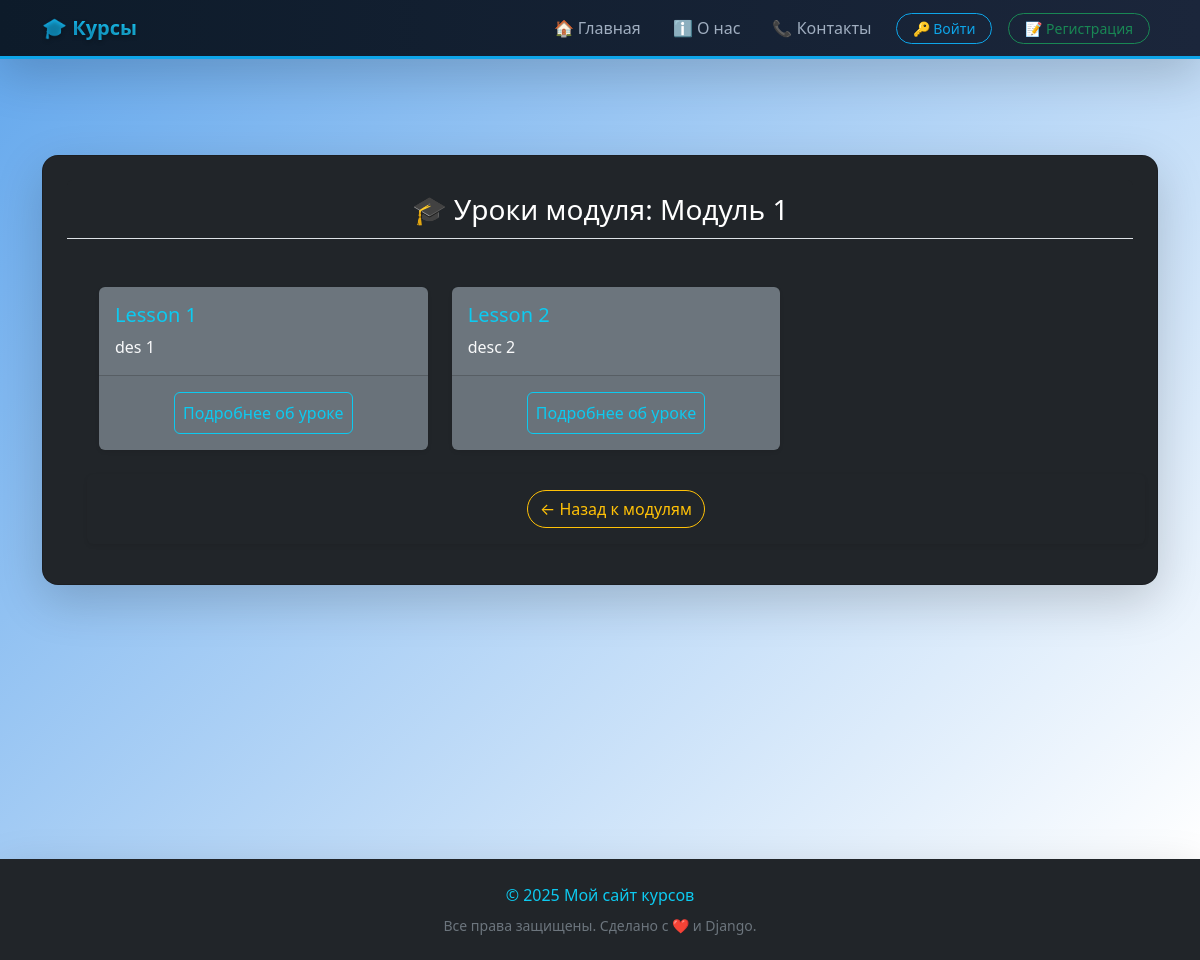
/course/1/module/1/, run on the app's committed database.
### courses/models.py (models this page shows, shortened)
class Module(models.Model):
    title = models.CharField(
        MODULE_TITLE_VERBOSE_NAME,
        max_length=MODULE_TITLE_MAX_LENGTH,
        help_text=MODULE_TITLE_HELP_TEXT
    )
    course = models.ForeignKey(
        Course,
        on_delete=models.CASCADE,
        verbose_name=MODULE_COURSE_VERBOSE_NAME
    )
    class Meta:
        verbose_name = MODULE_VERBOSE_NAME
        verbose_name_plural = MODULE_VERBOSE_NAME_PLURAL
        default_related_name = 'modules'
        ordering = ['title', 'course__title']

class Lesson(models.Model):
    module = models.ForeignKey(
        Module,
        on_delete=models.CASCADE,
        verbose_name=LESSON_MODULE_VERBOSE_NAME
    )
    title = models.CharField(
        LESSON_TITLE_VERBOSE_NAME,
        max_length=LESSON_TITLE_MAX_LENGTH,
        help_text=LESSON_TITLE_HELP_TEXT
    )
    content = models.TextField(
        LESSON_CONTENT_VERBOSE_NAME,
        help_text=LESSON_CONTENT_HELP_TEXT
    )
    video_url = models.URLField(
        LESSON_VIDEO_URL_VERBOSE_NAME,
        blank=True,
        null=True,
        help_text=LESSON_VIDEO_URL_HELP_TEXT
    )
    file = models.FileField(
        LESSON_FILE_VERBOSE_NAME,
        upload_to='lessons/',
        blank=True,
        null=True,
        help_text=LESSON_FILE_HELP_TEXT
    )
    class Meta:
        verbose_name = LESSON_VERBOSE_NAME
        verbose_name_plural = LESSON_VERBOSE_NAME_PLURAL
        ordering = ['title', 'content']
        default_related_name = 'lessons'

### courses/views.py (the view)
class ModuleDetailView(ModuleModelMixin, DetailView):
    template_name = 'courses/module_detail.html'
    def get_context_data(self, **kwargs):
        context = super().get_context_data(**kwargs)
        lessons = self.get_object().lessons.all()
        lessons_and_user_quiz_results = []
        user = self.request.user
        for lesson in lessons:
            try:
                quiz = lesson.quiz
                if user.is_authenticated:
                    user_quiz_result = UserQuizResult.objects.filter(
                        quiz=quiz,
                        user=user
                    ).first()
                else:
                    user_quiz_result = None
            except Lesson.quiz.RelatedObjectDoesNotExist:
                user_quiz_result = None
            lessons_and_user_quiz_results.append(
                (lesson, user_quiz_result)
            )
        context['lessons_and_user_quiz_results'] = lessons_and_user_quiz_results
        return context
    def get_object(self):
        return get_object_or_404(
            self.model.objects.select_related(
                'course'
            ).prefetch_related(
                'lessons'
            ).all(),
            pk=self.kwargs[self.pk_url_kwarg]
        )

### templates/courses/module_detail.html (shortened to what this page needs)
{% extends "base.html" %}
{% block content %}
  <div class="container mt-5">
    <div class="card bg-dark text-light rounded-4 shadow-lg p-4">
      <div class="card-header fs-3 text-center text-white border-bottom mb-5">
        🎓 Уроки модуля: {{ module.title }}
      </div>
      <ul class="row g-4">
        {% for lesson, user_quiz_result in lessons_and_user_quiz_results %}
          <div class="col-md-6 col-lg-4">
            <div class="card
              {% if user_quiz_result.success_status == True %}
                bg-good
              {% elif user_quiz_result.success_status == False %}
                bg-bad
              {% else %}
                bg-secondary
              {% endif %} text-light border-0 shadow-sm h-100 hover-shadow">
              <div class="card-body d-flex flex-column">
                <h5 class="card-title text-info">{{ lesson.title }}</h5>
                <p class="card-text text-light">{{ lesson.content|truncatewords:20 }}</p>
              </div>
              <div class="card-footer text-center">
                <a class="btn btn-outline-info p-2 m-2"
                 href="{% url 'courses:lesson_detail' module.course.pk module.pk lesson.pk %}">
                 Подробнее об уроке
                </a>
              </div>
            </div>
          </div>
        {% empty %}
          <div class="col-12">
            <div class="text-center bg-danger text-light p-3 rounded">
              У данного курса пока нет добавленных уроков
            </div>
          </div>
        {% endfor %}
        <ul class="nav justify-content-center mt-4 bg-dark p-3 rounded shadow-sm">
          <li class="nav-item mx-2">
            <a href="{% url 'courses:course_detail' module.course.pk %}"
              class="btn btn-outline-warning rounded-pill mx-2">
              ← Назад к модулям
            </a>
          </li>
        </ul>
      </div>
    </div>
  </div>
{% endblock %}

### data on the page
Module: title "Модуль 1"
Lesson: title "Lesson 1", content "des 1"
Lesson: title "Lesson 2", content "desc 2"

### other printed values
{{ year|default:2025 }} "2025"
